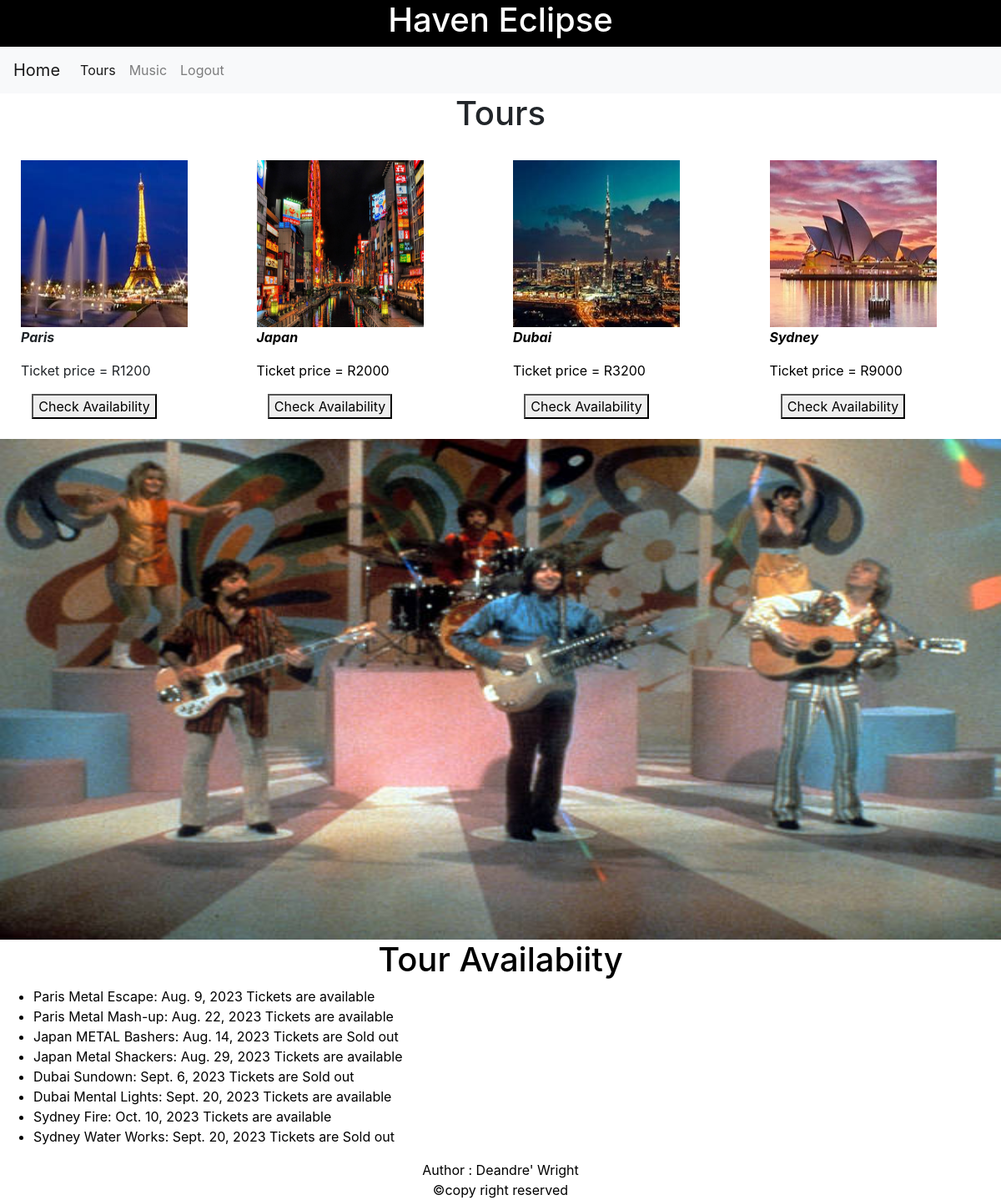
/tours/ (signed in), run on the app's committed database.
### band/models.py (models this page shows)
class TourItem(models.Model):
    title = models.CharField(max_length=20)
    tour_date = models.DateField()
    tickets = models.BooleanField(default=False)

### band/views.py (the view)
# urls.py: path('tours/', views.tours, name="tours")# Url path to the tours page.
@login_required(login_url='/user_auth/login/')
def tours(request):
    place = TourItem.objects.all()
    return render(request, "tour.html", {"tour": place})

### band/templates/tour.html (shortened to what this page needs)
<!doctype html>
<html lang="en">
  <head>
    <link rel="stylesheet" href="https://cdn.jsdelivr.net/npm/bootstrap@4.0.0/dist/css/bootstrap.min.css">
  </head>
  <body>
    <div class="row" style="background-color: black;" >
        <div class="col-md-12" style="color: white;">
            <h1 style="text-align: center;">Haven Eclipse</h1>
        </div>
    </div>
    <nav class="navbar navbar-expand navbar-light bg-light">
      <a class="navbar-brand" href="/">Home</a>
      <div class="collapse navbar-collapse" id="navbarTogglerDemo02">
          <ul class="navbar-nav mr-auto mt-2 mt-lg-0">
              <li class="nav-item active">
                  <a class="nav-link" href="/tours">Tours <span class="sr-only">(current)</span></a>
              </li>
              <li class="nav-item">
                <a class="nav-link" href="/music">Music<span class="sr-only">(current)</span></a>
            </li>
              <li class="nav-item">
                  <a class="nav-link" href="/user_auth/logout">Logout</a>
              </li>
          </ul>
      </div>
    </nav>
    <h1 style="text-align: center;">Tours</h1>
    <br>
    <div class="row">
      <div class="col-md-3" style="padding-left: 30pt;">
        <img src="/static/images/paris.jpg" alt="tour 1" width="200" height="200">
        <p><b><i>Paris</i></b></p>
        <p>Ticket price = R1200</p>
        <button style="margin-left: 10pt;"><a href="#Availability" style="color: black;">Check Availability</button>
      </div>
      <div class="col-md-3">
        <img src="/static/images/japan.jpg" alt="tour 2" width="200" height="200">
        <p><b><i>Japan</i></b></p>
        <p>Ticket price = R2000 </p>
        <button style="margin-left: 10pt;"><a href="#Availability" style="color: black;">Check Availability</button>
      </div>
      <div class="col-md-3">
        <img src="/static/images/dubai.jpg" alt="tour 3" width="200" height="200">
        <p><b><i>Dubai</i></b></p>
        <p>Ticket price = R3200 </p>
        <button style="margin-left: 10pt;"><a href="#Availability" style="color: black;">Check Availability</button>
      </div>
      <div class="col-md-3">
        <img src="/static/images/sydney.jpg" alt="tour 4" width="200" height="200">
        <p><b><i>Sydney</i></b></p>
        <p>Ticket price = R9000 </p>
        <button style="margin-left: 10pt;"><a href="#Availability" style="color: black;">Check Availability</button>
      </div>
    </div>
    <br>
    <div class="background">
      <img src="/static/images/band3.jpg" alt="band picture 3" width="100%" height="600pt">
  </div>
    <h1 id="Availability" style="text-align: center;" style="color: black;"> Tour Availabiity</h1>
    <ul>
      {% for place in tour %}
      <li>
        {{ place.title }}:  {{ place.tour_date }} {% if place.tickets %}Tickets are available{% else %}Tickets are Sold out{% endif %}
      </li>
      {% endfor %}
    </ul>
        <div class="footer" style="color: rgb(0, 0, 0);" style="text-align: center;">
          <div style="text-align: center;">
              <h7>Author : Deandre' Wright <br> &copy;copy right reserved <br></h7>
          </div>
      </div>
  </body>
</html>

### data on the page
TourItem: title "Paris Metal Escape", tour_date "Aug. 9, 2023", tickets "Tickets are available"
TourItem: title "Paris Metal Mash-up", tour_date "Aug. 22, 2023", tickets "Tickets are available"
TourItem: title "Japan METAL Bashers", tour_date "Aug. 14, 2023", tickets "Tickets are Sold out"
TourItem: title "Japan Metal Shackers", tour_date "Aug. 29, 2023", tickets "Tickets are available"
TourItem: title "Dubai Sundown", tour_date "Sept. 6, 2023", tickets "Tickets are Sold out"
TourItem: title "Dubai Mental Lights", tour_date "Sept. 20, 2023", tickets "Tickets are available"
TourItem: title "Sydney Fire", tour_date "Oct. 10, 2023", tickets "Tickets are available"
TourItem: title "Sydney Water Works", tour_date "Sept. 20, 2023", tickets "Tickets are Sold out"
